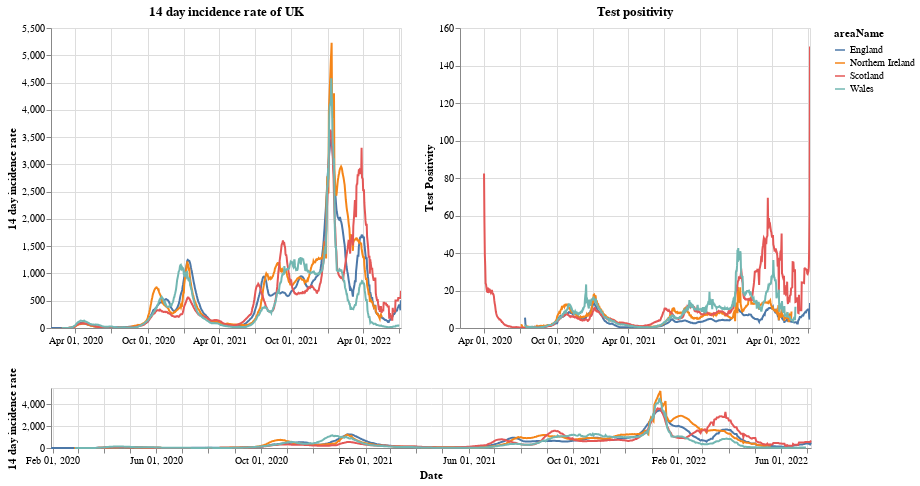

Notebook source saved alongside this figure:
### Markdown cell above
# Plots

First a plot with each country in the UK. The top right shows the positivity rate for (which is the percentage of registered tests which were positive) while the top left is the 14 day incidence rate. The bottom chart can be used to select the timeframe (does not work on a mobile device).

### Code cell
#collapse
brush = alt.selection(type='interval', name='DateBrush',encodings=['x'],fields=['Time'])
leg_selection = alt.selection_multi(fields=['areaName'], bind='legend')

base = alt.Chart(uk_cases).mark_line().encode(
    x=alt.X("yearmonthdate(date):T", axis=alt.Axis(title='Date')),
    y=alt.Y("twoWeeklyCasesRate:Q", axis=alt.Axis(title='14 day incidence rate')),
    tooltip=['areaName', 'date','twoWeeklyCasesRate', 'testPositivity'],
    color='areaName',
    opacity=alt.condition(leg_selection, alt.value(2), alt.value(0.1))
).add_selection(leg_selection).properties(width=350)

upper = base.encode(alt.X('yearmonthdate(date):T', axis=alt.Axis(title=''),
                         scale=alt.Scale(domain=brush))
                   ).properties(title=f'14 day incidence rate of UK')
upper_right = upper.encode(alt.Y('testPositivity:Q', axis=alt.Axis(title='Test Positivity'))).properties(title='Test positivity')
lower = base.properties(height=60, width = 760).add_selection(brush)

(upper | upper_right) & lower

### Figure 1 — Vega-Lite specification as saved in the notebook (floating-point values rounded to 4 significant figures; data arrays with more than 128 entries replaced by an {"elided": "..."} marker saying what was removed)
{"config": {"view": {"continuousWidth": 400, "continuousHeight": 300}}, "vconcat": [{"hconcat": [{"mark": "line", "encoding": {"color": {"type": "nominal", "field": "areaName"}, "opacity": {"condition": {"value": 2, "selection": "selector001"}, "value": 0.1}, "tooltip": [{"type": "nominal", "field": "areaName"}, {"type": "temporal", "field": "date"}, {"type": "quantitative", "field": "twoWeeklyCasesRate"}, {"type": "quantitative", "field": "testPositivity"}], "x": {"type": "temporal", "axis": {"title": ""}, "field": "date", "scale": {"domain": {"selection": "DateBrush"}}, "timeUnit": "yearmonthdate"}, "y": {"type": "quantitative", "axis": {"title": "14 day incidence rate"}, "field": "twoWeeklyCasesRate"}}, "selection": {"selector001": {"type": "multi", "fields": ["areaName"], "bind": "legend"}}, "title": "14 day incidence rate of UK", "width": 350}, {"mark": "line", "encoding": {"color": {"type": "nominal", "field": "areaName"}, "opacity": {"condition": {"value": 2, "selection": "selector001"}, "value": 0.1}, "tooltip": [{"type": "nominal", "field": "areaName"}, {"type": "temporal", "field": "date"}, {"type": "quantitative", "field": "twoWeeklyCasesRate"}, {"type": "quantitative", "field": "testPositivity"}], "x": {"type": "temporal", "axis": {"title": ""}, "field": "date", "scale": {"domain": {"selection": "DateBrush"}}, "timeUnit": "yearmonthdate"}, "y": {"type": "quantitative", "axis": {"title": "Test Positivity"}, "field": "testPositivity"}}, "selection": {"selector001": {"type": "multi", "fields": ["areaName"], "bind": "legend"}}, "title": "Test positivity", "width": 350}]}, {"mark": "line", "encoding": {"color": {"type": "nominal", "field": "areaName"}, "opacity": {"condition": {"value": 2, "selection": "selector001"}, "value": 0.1}, "tooltip": [{"type": "nominal", "field": "areaName"}, {"type": "temporal", "field": "date"}, {"type": "quantitative", "field": "twoWeeklyCasesRate"}, {"type": "quantitative", "field": "testPositivity"}], "x": {"type": "temporal", "axis": {"title": "Date"}, "field": "date", "timeUnit": "yearmonthdate"}, "y": {"type": "quantitative", "axis": {"title": "14 day incidence rate"}, "field": "twoWeeklyCasesRate"}}, "height": 60, "selection": {"selector001": {"type": "multi", "fields": ["areaName"], "bind": "legend"}, "DateBrush": {"type": "interval", "encodings": ["x"], "fields": ["Time"]}}, "width": 760}], "data": {"name": "data-ad38deeffaa4c644ac229f84e0bab236"}, "$schema": "https://vega.github.io/schema/vega-lite/v4.8.1.json", "datasets": {"data-ad38deeffaa4c644ac229f84e0bab236": {"elided": "3419 records"}}}
